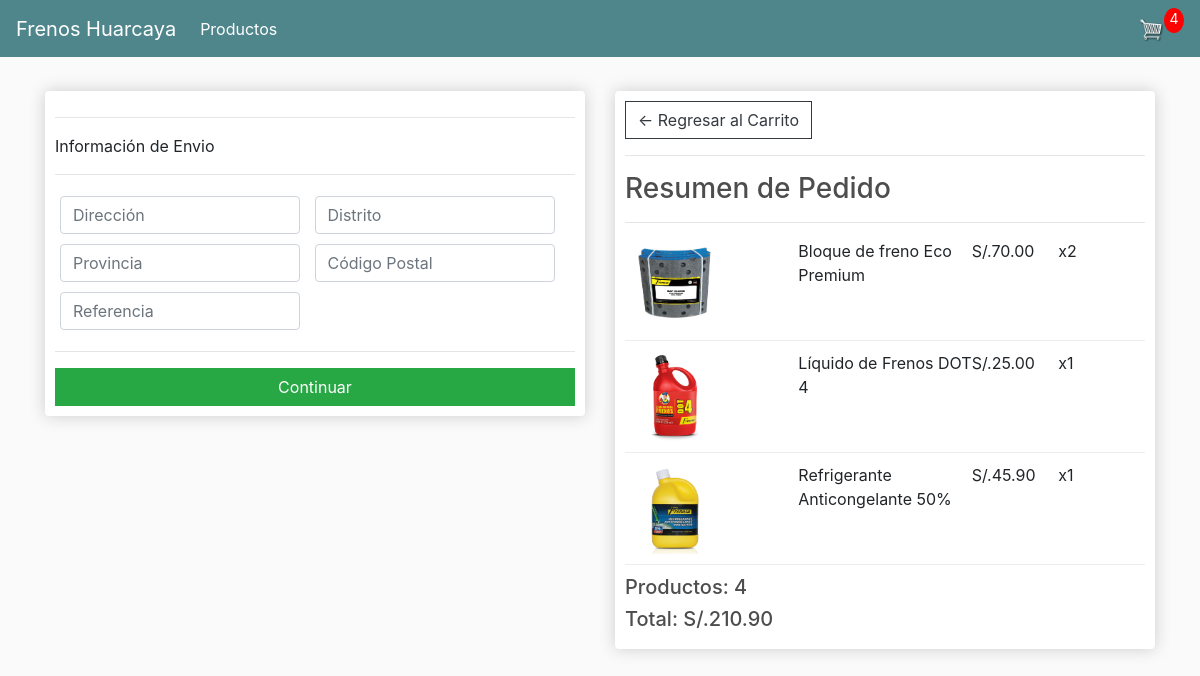
Screenshot of /checkout/ (signed in) with the database file from the repository.
### store/models.py (models this page shows, shortened)
class OrderItem(models.Model):
	product = models.ForeignKey(Product, on_delete=models.SET_NULL, null=True, verbose_name="Productos")
	order = models.ForeignKey(Order, on_delete=models.SET_NULL, null=True, verbose_name="Orden")
	quantity = models.IntegerField(default=0, null=True, blank=True, verbose_name="Cantidad")
	date_added = models.DateTimeField(auto_now_add=True, verbose_name="Fecha agregada")
	@property
	def get_total(self):
		total = self.product.price * self.quantity
		return total
	class Meta:
		verbose_name= "Artículo Ordenado"
		verbose_name_plural = "Artículos ordenados"

class Product(models.Model):
	CATEGORY = (
			('Refrigerante', 'Refrigerante'),
			('Frenos', 'Frenos'),
			('Baterías', 'Baterías'),
			('Sellador', 'Sellador'),
			)
	name = models.CharField(max_length=200, verbose_name="Nombre")
	cod = models.CharField(max_length=7, null=True, blank=True, verbose_name="Código")
	brand = models.CharField(max_length=50, null=True, blank=True, verbose_name="Marca")
	category = models.CharField(max_length=200, null=True, choices=CATEGORY, verbose_name="Categoría")
	price = models.FloatField(verbose_name="Precio")
	description = models.CharField(max_length=200, null=True, blank=True, verbose_name="Descripción")
	image = models.ImageField(null=True, blank=True, verbose_name="Imagen")
	date_created = models.DateTimeField(auto_now_add=True, null=True, verbose_name="Fecha de creación")
	digital = models.BooleanField(default=False,null=True, blank=True)
	@property
	def imageURL(self):
		try:
			url = self.image.url
		except:
			url = ''
		return url
	class Meta:
		verbose_name= "Producto"
		verbose_name_plural = "Productos"

class Order(models.Model):
	customer = models.ForeignKey(Customer, on_delete=models.SET_NULL, null=True, blank=True, verbose_name="Cliente")
	date_ordered = models.DateTimeField(auto_now_add=True, verbose_name="Fecha de orden")
	complete = models.BooleanField(default=False, verbose_name="Completado")
	transaction_id = models.CharField(max_length=100, null=True,verbose_name="N° de Transacción")
	@property
	def shipping(self):
		shipping = False
		orderitems = self.orderitem_set.all()
		for i in orderitems:
			if i.product.digital == False:
				shipping = True
		return shipping
	@property
	def get_cart_total(self):
		orderitems = self.orderitem_set.all()
		total = sum([item.get_total for item in orderitems])
		return total
	@property
	def get_cart_items(self):
		orderitems = self.orderitem_set.all()
		total = sum([item.quantity for item in orderitems])
		return total
	class Meta:
		verbose_name= "Orden"
		verbose_name_plural = "Órdenes"

### store/views.py (the view)
# urls.py: path('checkout/', views.checkout, name="checkout"),
def checkout(request):
	data = cartData(request)
	cartItems = data['cartItems']
	order = data['order']
	items = data['items']
	context = {'items':items, 'order':order, 'cartItems':cartItems}
	return render(request, 'store/checkout.html', context)

### store/utils.py (called while the page is built)
def cartData(request):
	if request.user.is_authenticated:
		customer = request.user.customer
		order, created = Order.objects.get_or_create(customer=customer, complete=False)
		items = order.orderitem_set.all()
		cartItems = order.get_cart_items
	else:
		cookieData = cookieCart(request)
		cartItems = cookieData['cartItems']
		order = cookieData['order']
		items = cookieData['items']
	return {'cartItems':cartItems ,'order':order, 'items':items}

### store/templates/store/checkout.html (shortened to what this page needs)
{% extends 'store/main.html' %}
{% load static %}
{% block content %}
     <div class="row">
		<div class="col-lg-6">
			<div class="box-element" id="form-wrapper">
				<form id="form">
					<div id="shipping-info">
						<hr>
						<p>Información de Envio</p>
						<hr>
						<div class="form-field">
							<input class="form-control" type="text" name="address" placeholder="Dirección">
						</div>
						<div class="form-field">
							<input class="form-control" type="text" name="city" placeholder="Distrito">
						</div>
						<div class="form-field">
							<input class="form-control" type="text" name="state" placeholder="Provincia">
						</div>
						<div class="form-field">
							<input class="form-control" type="text" name="zipcode" placeholder="Código Postal">
						</div>
						<div class="form-field">
							<input class="form-control" type="text" name="country" placeholder="Referencia">
						</div>
					</div>
					<hr>
					<input id="form-button" class="btn btn-success btn-block" type="submit" value="Continuar">
				</form>
			</div>
			<br>
		</div>
		<div class="col-lg-6">
			<div class="box-element">
				<a  class="btn btn-outline-dark" href="{% url 'cart' %}">&#x2190; Regresar al Carrito</a>
				<hr>
				<h3>Resumen de Pedido</h3>
				<hr>
				{% for item in items %}
				<div class="cart-row">
					<div style="flex:2"><img class="row-image" src="{{item.product.imageURL}}"></div>
					<div style="flex:2"><p>{{item.product.name}}</p></div>
					<div style="flex:1"><p>S/.{{item.product.price|floatformat:2}}</p></div>
					<div style="flex:1"><p>x{{item.quantity}}</p></div>
				</div>
				{% endfor %}
				<h5>Productos:   {{order.get_cart_items}}</h5>
				<h5>Total:   S/.{{order.get_cart_total|floatformat:2}}</h5>
			</div>
		</div>
	</div>
{% endblock content %}

### static/css/main.css (style rules this page uses)
body { background-color: hsl(0, 0%, 98%); }
h1,h2,h3,h4,h5,h6 { color:hsl(0, 0%, 30%); }
.box-element { box-shadow:hsl(0, 0%, 80%) 0 0 16px; background-color: #fff; border-radius: 4px; padding: 10px; }
.col-lg-4, .col-lg-6, .col-lg-8, .col-lg-12 { margin-top: 10px; }
.btn { border-radius: 0; }
.row-image { width: 100px; }
.form-field { width:250px; display: inline-block; padding: 5px; }
.cart-row { display: flex; align-items: flex-stretch; padding-bottom: 10px; margin-bottom: 10px; border-bottom: 1px solid #ececec; }

### rows the page displays
OrderItem: product.imageURL (picture), product.name "Bloque de freno Eco Premium", product.price "70.00", quantity "2"
OrderItem: product.imageURL (picture), product.name "Líquido de Frenos DOT 4", product.price "25.00", quantity "1"
OrderItem: product.imageURL (picture), product.name "Refrigerante Anticongelante 50%", product.price "45.90", quantity "1"
Order: get_cart_items "4", get_cart_total "210.90"

### other values shown
{{ cartItems }} "4"
